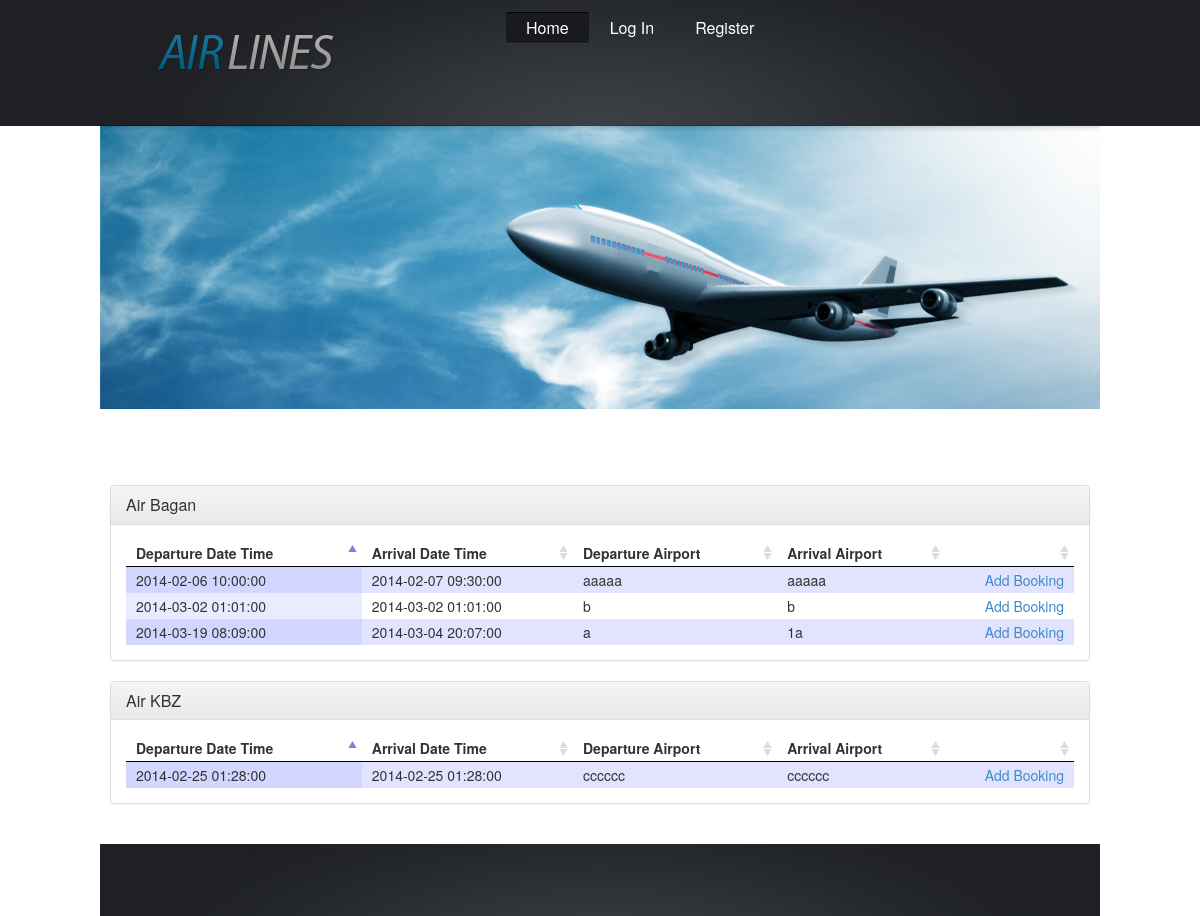
/route-detail-display.php, run on an earlier commit of the app's database.
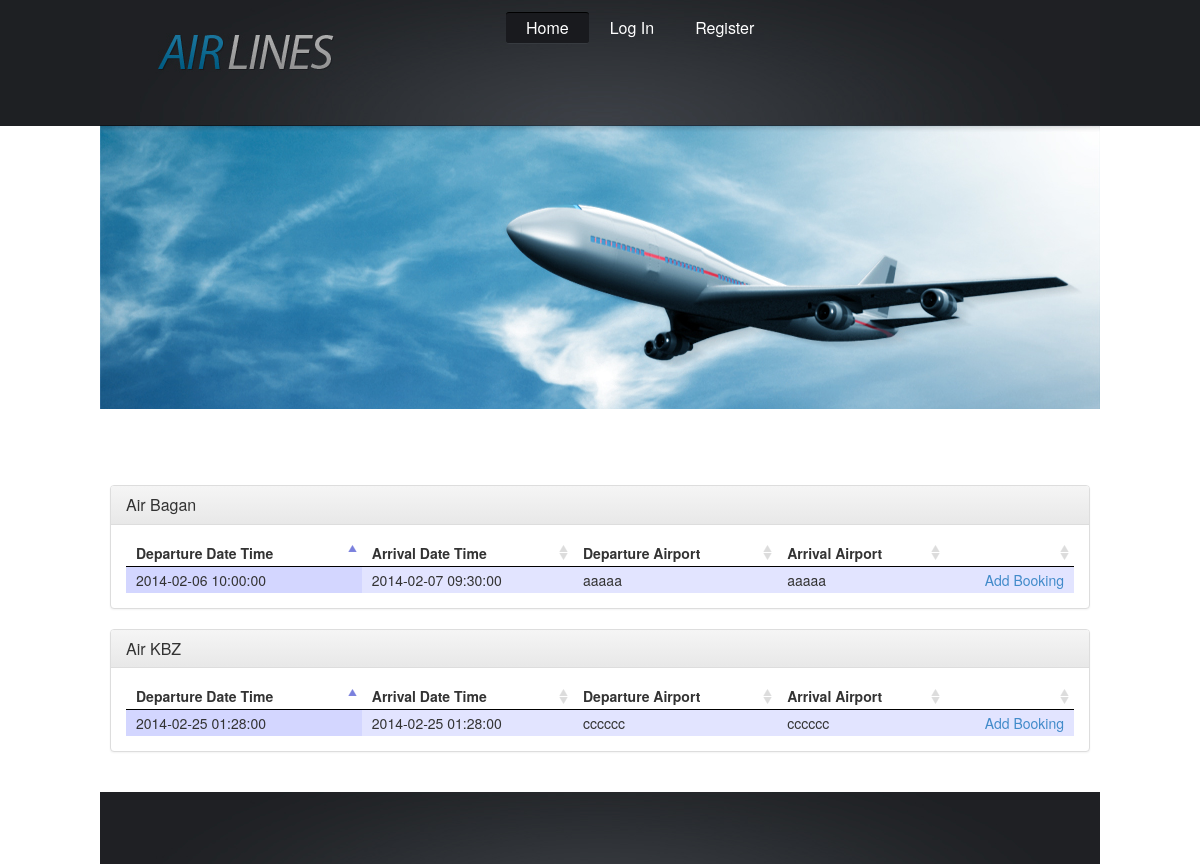
And on a later commit of the database.
### tables this page shows
CREATE TABLE IF NOT EXISTS `flights` (
  `flight_id` varchar(15) NOT NULL,
  `name` varchar(50) NOT NULL,
  `remark` varchar(255) NOT NULL,
  PRIMARY KEY (`flight_id`)
);

CREATE TABLE IF NOT EXISTS `schedules` (
  `schedule_id` varchar(15) NOT NULL,
  `flight_id` varchar(15) NOT NULL,
  `route_id` varchar(15) NOT NULL,
  `departure_datetime` datetime NOT NULL,
  `arrival_datetime` datetime NOT NULL,
  `departure_airport` varchar(50) NOT NULL,
  `arrival_airport` varchar(50) NOT NULL,
  `active` int(1) NOT NULL,
  `remark` varchar(255) NOT NULL,
  PRIMARY KEY (`schedule_id`)
);

### includes/includefiles.php (called while the page is built, shortened)
<?php
require_once("includes/loginFunction.php");
$objLogIn = new logIn;
$isLoggedIn = $objLogIn->isLoggedIn();
?>

### includes/loginFunction.php (called while the page is built, shortened)
<?php
class logIn {
    function isLoggedIn($role=null) {
        if (!isset($_SESSION['user']))
            return false;
        return true;
    }
}
?>

### includes/routeHelper.php (called while the page is built, shortened)
<?php
class routeHelper {
    public static function getFirstRouteID() {
        $route_id = null;
        $sql = "SELECT * " .
                "FROM routes " .
                "ORDER BY route_id";
        $result = mysql_query($sql) or die(mysql_error());
        while ($row = mysql_fetch_array($result)) {
            $route_id = $row['route_id'];
            break;
        }
        return $route_id;
    }
}
?>

### includes/flight-schedules.php (the view, shortened to what this page needs)
<?php require_once('includes/routeHelper.php'); ?>
<link href="css/jquery.dataTables.css" rel="stylesheet" type="text/css" />
<?php
$route_id = null;
if (isset($_GET['route_id_main'])) {
    $route_id = $_GET['route_id_main'];
} else {
    $route_id = routeHelper::getFirstRouteID();
}
$mode = 'booking';
$flight_sql = "SELECT flights.*
            FROM flights
            WHERE flights.flight_id
            IN (
                SELECT schedules.flight_id
                FROM schedules
                WHERE route_id = '" . $route_id . "'
            )";
$flight_result = mysql_query($flight_sql) or die(mysql_error());
$noOfRows = mysql_num_rows($flight_result);
if ($noOfRows == 0) {
    ?>
    <div class="alert alert-danger">No record found for selected Route.</div>
<?php } else { ?>
    <?php while ($flightRow = mysql_fetch_array($flight_result)) { ?>
        <div class="panel panel-default">
            <div class="panel-heading">
                <h3 class="panel-title"><?php echo $flightRow['name']; ?></h3>
            </div>
            <div class="panel-body">
                <table class="schedule-table">
                    <thead>
                    <th>Departure Date Time</th>
                    <th>Arrival Date Time</th>
                    <th>Departure Airport</th>
                    <th>Arrival Airport</th>
                    <th></th>
                    </thead>
                    <tbody>
                        <?php
                        $schedule_sql = "SELECT * " .
                                "FROM schedules " .
                                "WHERE flight_id='" . $flightRow['flight_id'] . "' " .
                                "AND route_id='" . $route_id . "' " .
                                "AND active=1 " .
                                "ORDER BY schedule_id";
                        $schedule_result = mysql_query($schedule_sql) or die(mysql_error());
                        ?>
                        <?php while ($row = mysql_fetch_array($schedule_result)) { ?>
                            <tr>
                                <td><?php echo $row['departure_datetime']; ?></td>
                                <td><?php echo $row['arrival_datetime']; ?></td>
                                <td><?php echo $row['departure_airport']; ?></td>
                                <td><?php echo $row['arrival_airport']; ?></td>
                                <?php
                                $link = '#';
                                $linkText = "...";
                                if ($mode == 'display') {
                                    $link = "schedule.php?route_id=" . $route_id .
                                            "&flight_id=" . $flightRow['flight_id'];
                                    $linkText = "Add Schedule";
                                } else if ($mode == 'booking') {
                                    $link = "booking-select-seat-type.php?schedule_id=" . $row['schedule_id'];
                                    $linkText = "Add Booking";
                                } else if ($mode == 'admin') {
                                    $link = "seat-setup.php?schedule_id=" . $row['schedule_id'];
                                    $linkText = "Seat SetUp";
                                }
                                ?>
                                <td class="action-column">
                                    <a href="<?php echo $link; ?>"><?php echo $linkText; ?></a>
                                </td>
                            </tr>
                        <?php } ?>
                    </tbody>
                </table>
            </div>
        </div>
    <?php } ?>
<?php } ?>

### includes/header.php (shortened to what this page needs)
<!DOCTYPE html>
<html lang="en">
    <head>
        <link rel="stylesheet" href="css/reset.css" type="text/css" media="all">
        <link rel="stylesheet" href="css/layout.css" type="text/css" media="all">
        <link rel="stylesheet" href="css/style.css" type="text/css" media="all">
        <link href="css/chosen.min.css" rel="stylesheet" type="text/css" />
        <link href="css/bootstrap.min.css" rel="stylesheet" type="text/css" />
        <link href="css/bootstrap-theme.min.css" rel="stylesheet" type="text/css" />
        <link href="css/custom-style.css" rel="stylesheet" type="text/css" />
        <link href="css/bootstrap-datetimepicker.min.css" rel="stylesheet" type="text/css" />
        <link rel="stylesheet" type="text/css" media="screen" href="css/bootstrap-datetimepicker.min.css" />
    </head>
    <body id="page1">
        <div class="body1">
            <div class="main">
                <header>
                    <div class="wrapper">
                        <h1><a href="index.html" id="logo">AirLines</a>
                        </h1>
                        <div class="right">
                            <nav>
                                <ul id="menu">
                                    <li id="menu_active"><a href="index.php">Home</a></li>
                                    <?php if ($isLoggedIn == false) { ?>
                                        <li><a href="login.php">Log In</a></li>
                                        <li><a href="register.php">Register</a></li>
                                    <?php } else { ?>
                                        <li><a href="logout.php">Log Out</a></li>
                                    <?php } ?>
                                </ul>
                            </nav>
                        </div>
                    </div>
                </header>
            </div>
        </div>
        <div class="main">
            <div id="banner">
            </div>
            <div class="main">
                <section id="content">
                    <article class="col2 pad_left1">

### route-detail-display.php
<?php include('includes/includefiles.php'); ?>
<?php include('includes/header.php'); ?>
<?php require_once("includes/routeHelper.php"); ?>
<h2><?php echo routeHelper::getRouteTitleByRouteID($_GET['route_id']); ?></h2>
<?php include('includes/flight-schedules.php'); ?>
<?php include('includes/footer.php'); ?>

### includes/footer.php (shortened to what this page needs)
</article>
</section>
</div>
<div class="body2">
    <div class="main">
        <footer>
        </footer>
    </div>
</div>
</body>
</html>

### css/layout.css (style rules this page uses)
.col1, .col2, .col3, .cols { float:left; }
.col2 { width:544px; }
#page1 h1 { padding-top:33px; }
#page1 #menu { padding-top:12px; }
#page1 header { height:126px; }
#page1 #banner { background:url(../images/bg_img.jpg) 0 0 no-repeat; height:283px; padding:38px 0 0 60px; }

### css/style.css (style rules this page uses)
article, aside, audio, canvas, command, datalist, details, embed, figcaption, figure, footer, header, hgroup, keygen, meter, nav, output, progress, section, source, video { display:block; }
.right { float:right; }
.wrapper { width:100%; overflow:hidden; }
body { background:#fff; border:0; font:14px Arial, Helvetica, sans-serif; color:#3c4046; line-height:20px; min-width:1000px; }
.main { margin:0 auto; width:1000px; }
.body1 { background:url(../images/bg_top.jpg) top center no-repeat #1e2023; }
.body2 { background:url(../images/bg_bot.jpg) top center no-repeat #1e2023; }
a { color:#1e749a; text-decoration:underline; outline:none; }
h1 { font-size:20px; font-weight:400; text-transform:uppercase; line-height:26px; color:#fff; float:left; padding:23px 0 0 58px; }
h2 { font-size:28px; color:#3c4046; line-height:38px; padding:30px 0 16px 0; font-weight:400; letter-spacing:-1px; }
header { width:100%; overflow:hidden; height:106px; }
header .right { width:600px; }
#logo { display:block; background:url(../images/logo.jpg) 0 0 no-repeat; width:176px; height:39px; text-indent:-5000px; }
#menu { float:left; padding-top:8px; padding-left:5px; width:570px; }
#menu li { float:left; padding-left:1px; }
#menu li a { display:block; font-size:16px; text-transform:uppercase; color:#fff; text-decoration:none; line-height:30px; behavior:url(../js/PIE.htc); position:relative; padding:0 20px; margin:1px 0; }
#menu li a:hover, #menu #menu_active a { border-bottom:1px solid #373b40; border-top:1px solid #000; background:#191a1e; border-radius:3px; -moz-border-radius:3px; -webkit-border-radius:3px; margin:0; }
#banner { background:url(../images/bg_img2.jpg) 0 0 no-repeat; height:211px; padding:30px 0 0 60px; }
#content { width:100%; overflow:hidden; }
.pad_left1 { padding-left:50px; }
footer { padding:35px 0 0 0; height:72px; width:100%; overflow:hidden; font-size:12px; line-height:18px; color:#fff; text-align:center; }
a { outline:none; }

### css/custom-style.css (style rules this page uses)
.pad_left1 { padding: 0px 10px 20px 10px; }
.body1 .main .wrapper h1 { margin:0px; }
.col2 { width: 100%; }
#menu li a { text-transform: none !important; }
table .action-column { text-align:right; }

What changed in the data, as far as the page shows it:
changed flights "Air Bagan": loses schedules (departure_datetime "2014-03-02 01:01:00", arrival_datetime "2014-03-02 01:01:00", departure_airport "b", arrival_airport "b", linkText "Add Booking"); loses schedules (departure_datetime "2014-03-19 08:09:00", arrival_datetime "2014-03-04 20:07:00", departure_airport "a", arrival_airport "1a", linkText "Add Booking")
